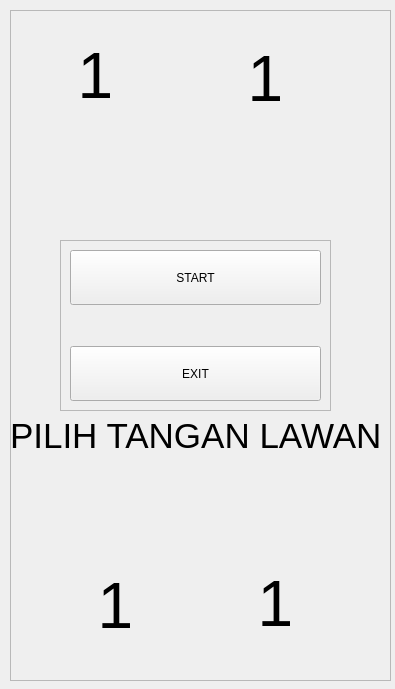
<?xml version="1.0" encoding="UTF-8"?>
<ui version="4.0">
 <class>Form</class>
 <widget class="QWidget" name="Form">
  <property name="geometry">
   <rect>
    <x>0</x>
    <y>0</y>
    <width>395</width>
    <height>689</height>
   </rect>
  </property>
  <property name="windowTitle">
   <string>Form</string>
  </property>
  <widget class="QFrame" name="home_frame">
   <property name="geometry">
    <rect>
     <x>60</x>
     <y>240</y>
     <width>271</width>
     <height>171</height>
    </rect>
   </property>
   <property name="frameShape">
    <enum>QFrame::StyledPanel</enum>
   </property>
   <property name="frameShadow">
    <enum>QFrame::Raised</enum>
   </property>
   <layout class="QFormLayout" name="formLayout">
    <item row="0" column="0" colspan="2">
     <widget class="QPushButton" name="start_button">
      <property name="minimumSize">
       <size>
        <width>0</width>
        <height>55</height>
       </size>
      </property>
      <property name="text">
       <string>START</string>
      </property>
     </widget>
    </item>
    <item row="2" column="0" colspan="2">
     <widget class="QPushButton" name="exit_button">
      <property name="minimumSize">
       <size>
        <width>0</width>
        <height>55</height>
       </size>
      </property>
      <property name="text">
       <string>EXIT</string>
      </property>
     </widget>
    </item>
    <item row="1" column="0">
     <spacer name="verticalSpacer">
      <property name="orientation">
       <enum>Qt::Vertical</enum>
      </property>
      <property name="sizeHint" stdset="0">
       <size>
        <width>20</width>
        <height>44</height>
       </size>
      </property>
     </spacer>
    </item>
   </layout>
  </widget>
  <widget class="QFrame" name="ingame_frame">
   <property name="geometry">
    <rect>
     <x>10</x>
     <y>10</y>
     <width>381</width>
     <height>671</height>
    </rect>
   </property>
   <property name="frameShape">
    <enum>QFrame::StyledPanel</enum>
   </property>
   <property name="frameShadow">
    <enum>QFrame::Raised</enum>
   </property>
   <widget class="QLabel" name="ai_left">
    <property name="geometry">
     <rect>
      <x>20</x>
      <y>0</y>
      <width>131</width>
      <height>131</height>
     </rect>
    </property>
    <property name="font">
     <font>
      <pointsize>48</pointsize>
     </font>
    </property>
    <property name="text">
     <string>1</string>
    </property>
    <property name="alignment">
     <set>Qt::AlignCenter</set>
    </property>
   </widget>
   <widget class="QLabel" name="player_left">
    <property name="geometry">
     <rect>
      <x>40</x>
      <y>530</y>
      <width>131</width>
      <height>131</height>
     </rect>
    </property>
    <property name="font">
     <font>
      <pointsize>48</pointsize>
     </font>
    </property>
    <property name="text">
     <string>1</string>
    </property>
    <property name="alignment">
     <set>Qt::AlignCenter</set>
    </property>
   </widget>
   <widget class="QLabel" name="label">
    <property name="geometry">
     <rect>
      <x>0</x>
      <y>410</y>
      <width>371</width>
      <height>31</height>
     </rect>
    </property>
    <property name="font">
     <font>
      <pointsize>26</pointsize>
     </font>
    </property>
    <property name="text">
     <string>PILIH TANGAN LAWAN</string>
    </property>
   </widget>
   <widget class="QLabel" name="ai_right">
    <property name="geometry">
     <rect>
      <x>190</x>
      <y>3</y>
      <width>131</width>
      <height>131</height>
     </rect>
    </property>
    <property name="font">
     <font>
      <pointsize>48</pointsize>
     </font>
    </property>
    <property name="text">
     <string>1</string>
    </property>
    <property name="alignment">
     <set>Qt::AlignCenter</set>
    </property>
   </widget>
   <widget class="QLabel" name="player_right">
    <property name="geometry">
     <rect>
      <x>200</x>
      <y>528</y>
      <width>131</width>
      <height>131</height>
     </rect>
    </property>
    <property name="font">
     <font>
      <pointsize>48</pointsize>
     </font>
    </property>
    <property name="text">
     <string>1</string>
    </property>
    <property name="alignment">
     <set>Qt::AlignCenter</set>
    </property>
   </widget>
  </widget>
  <zorder>ingame_frame</zorder>
  <zorder>home_frame</zorder>
 </widget>
 <resources/>
 <connections/>
</ui>
